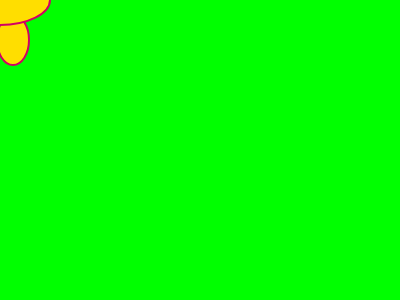
Frame 1 (no input)
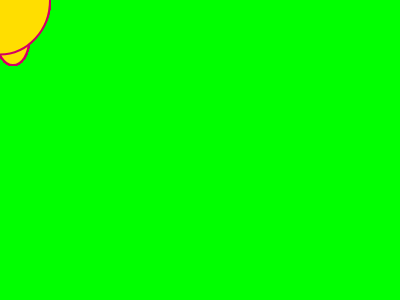
Frame 60 (no input)
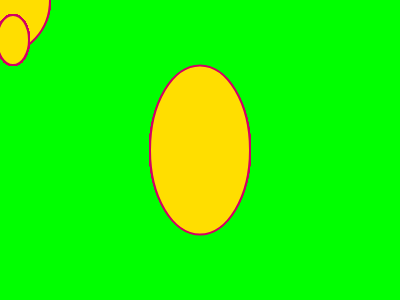
Frame 120 (the mouse pressed at the canvas centre since frame 60)

The p5.js sketch that drew these frames (run headless with seeded random() and noise() and a simulated clock; from frame 60 on, the mouse is pressed at the canvas centre):

// p5.js sketch
// ── sketch.js
//Clase uno con Aaron Montoya

//declaracion de variables
var diametro;//solo declarar
//asignarle un valor
diametro = 50;

//declarar una funcion
// function 


//ejecutar guardar al principio, elprograma se puede caer
 function setup() {
//Crea el lienzo
createCanvas(400,300);
//Da color al fondo del lienzo(rojo,verde,azul)
  background(0,255,0);
}
function draw() {
  
  //declarar variable ancho
var anchoBorde= 10;

estilo1();

//si no deseo ver la cola del dibujo, debo copiar el fondo en draw
//background(0,255,0);
//para que aparesca una ellipse en la pantalla como plano cartesiano
//ubicacion X, Y, ancho, alto}
ellipse(13,40,32,50);

// voy a dibujar con el mouse una elipse
//posicion(posX, posY, width, heigth)(ubicacion, tamaño)

// sin relleno  noFill();
  ellipse(mouseX,mouseY,100,diametro);
  // se ejecutara cada vez qeu entre al loop de draw
 diametro = diametro +1;

//funcion declarada
function estilo1(){
  //Ancho del borde
strokeWeight(2);
//color del borde
stroke(210,0,100);
//Relleno del elipse
fill(255,222,0);
}

}
